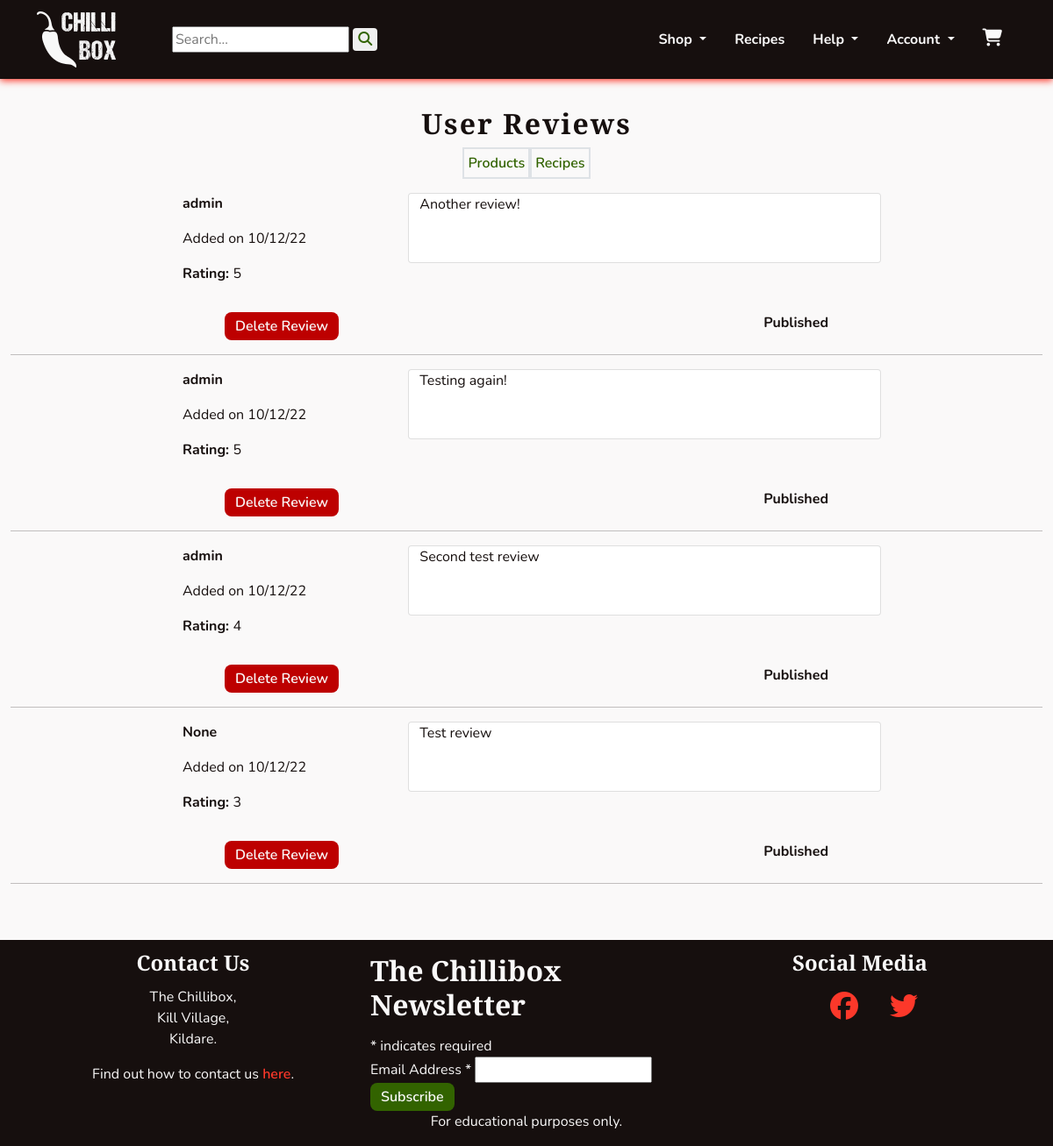
The app's page /management/user_reviews/ (signed in) with its own data.
### profiles/models.py (models this page shows, shortened)
class Reviews(models.Model):
    reviewer = models.ForeignKey(UserProfile, on_delete=models.SET_NULL,
                                 null=True, blank=True)
    product = models.ForeignKey(Product, on_delete=models.CASCADE,
                                related_name='reviews')
    content = models.TextField()
    rating = models.PositiveIntegerField()
    added_on = models.DateTimeField(auto_now_add=True)
    last_edited = models.DateField(auto_now=True)
    approved = models.BooleanField(default=False)

class UserProfile(models.Model):
    user = models.OneToOneField(User, on_delete=models.CASCADE)
    first_name = models.CharField(max_length=40, null=True, blank=True)
    last_name = models.CharField(max_length=80, null=True, blank=True)
    display_name = models.CharField(max_length=40, null=True, blank=True)
    phone_number = models.CharField(max_length=20, null=True, blank=True)
    street_address1 = models.CharField(max_length=80, null=True, blank=True)
    street_address2 = models.CharField(max_length=80, null=True, blank=True)
    town_or_city = models.CharField(max_length=40, null=True, blank=True)
    county = models.CharField(max_length=80, null=True, blank=True)
    country = CountryField(blank_label='Country', null=True, blank=True)
    postcode = models.CharField(max_length=20, null=True, blank=True)
    class Meta:
        verbose_name_plural = "User Profiles"
    def __str__(self):
        return self.display_name

### management/views.py (the view)
# urls.py: path('user_reviews/', views.ReviewDashboard.as_view(),
class ReviewDashboard(StaffRequiredMixin, View):
    def get(self, request):
        reviews = Reviews.objects.all().order_by('-added_on')
        template_name = 'management/user_reviews.html'
        context = {
            'reviews': reviews,
        }
        return render(request, template_name, context)

### management/mixins.py (called while the page is built)
    def test_func(self):
        return self.request.user.is_staff

### management/templates/management/user_reviews.html (shortened to what this page needs)
{% extends 'base.html' %}
{% block content %}
<section class="col">
    <div class="text-center">
        <h1 class="headings mb-2">User Reviews</h1>
        <div class="d-flex flex-row justify-content-center">
            <div class="border border-2 p-1">
                <a class="chilli-link" href="{% url 'management:dashboard' %}">Products</a>
            </div>
            <div class="border border-2 p-1">
                <a class="chilli-link" href="{% url 'management:recipes' %}">Recipes</a>
            </div>
        </div>
    </div>
    <div>
        {% for review in reviews %}
        <div class="col-8 mx-auto my-3">
            <div class="row">
                <div class="col-sm-4">
                    <p><strong>{{ review.reviewer }}</strong></p>
                    <p>Added on {{ review.added_on|date:'d/m/y' }}</p>
                </div>
                <div class="card col-sm-8">
                    {{ review.content }}
                </div>
                <div>
                    <p><strong>Rating: </strong>{{ review.rating }}</p>
                </div>
            </div>
            <div class="d-flex flex-row justify-content-between my-3 mx-5">
                <a class="chilli-btn chilli-dngr" href="{% url 'management:remove_review' review.pk %}">Delete Review</a>
                {% if review.approved %}
                <span><strong>Published</strong></span>
                {% else %}
                <form action="{% url 'management:approve_review' review.pk %}" method="POST">
                    {% csrf_token %}
                    <input type="checkbox">
                    <button type="submit" class="chilli-btn chilli-go">Approve</button>
                </form>
                {% endif %}
            </div>
        </div>
        <hr>
        {% endfor %}
    </div>
</section>
{% endblock %}

### static/css/style.css (style rules this page uses)
:root { --site-white: #faf9f9; --site-black: #160f0e; --site-grey: #6b6363; --site-red: #fc382a; --site-dark-red:#bd0000; --site-green: #568729; --site-dark-green: #326300; --site-text-bg: rgba(49, 99, 0, 0.2); --site-car-bg: rgba(245, 241, 238, 0.61); }
html { height: 100%; }
section { max-width: 2550px; }
body { font-family: "Nunito", sans-serif; color: var(--site-black); font-size: 1rem; background: var(--site-white); }
h1, h2, h3, h4 { font-family: "Merriweather Sans", "Nunito", sans-serif; font-weight: 900; margin-top: 0.5em; margin-bottom: 0.5em; }
.headings { font-size: 2rem; letter-spacing: 2px; margin: 1em 0; }
a { text-decoration: none; }
.chilli-link { font-weight: 600; color: var(--site-dark-green); transition: all 0.2s linear; }
.chilli-btn { padding: 0.25em 0.75em; font-weight: 600; color: var(--site-white); background-color: var(--site-black); border-radius: 8px; transition: all 0.2s linear; }
.chilli-dngr { background-color: var(--site-dark-red); }

### records on screen
Reviews: reviewer "admin", added_on "10/12/22", content "Another review!", rating "5", approved "Published"
Reviews: reviewer "admin", added_on "10/12/22", content "Testing again!", rating "5", approved "Published"
Reviews: reviewer "admin", added_on "10/12/22", content "Second test review", rating "4", approved "Published"
Reviews: reviewer "None", added_on "10/12/22", content "Test review", rating "3", approved "Published"
